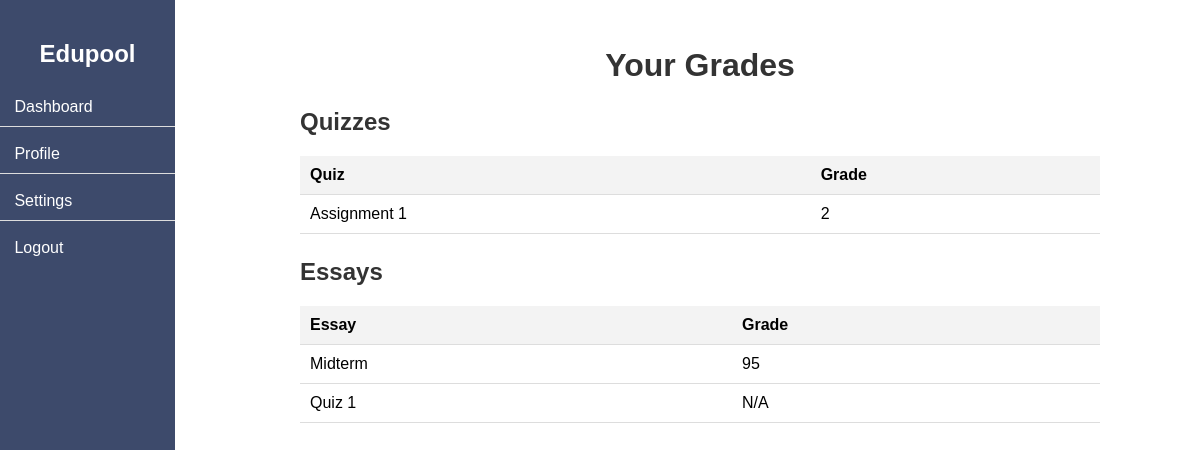
The app's page /course/1/view-grade (signed in) with its own data.
### website/models.py (models this page shows)
class Quiz(db.Model, UserMixin):
    __tablename__ = 'quizzes'
    id=db.Column(db.Integer, primary_key=True)
    quiz_name = db.Column(db.String(150))
    course_id = db.Column(db.Integer, db.ForeignKey('courses.id'))

class Essay(db.Model, UserMixin):
    __tablename__ = 'essays'
    id=db.Column(db.Integer, primary_key=True)
    essay_name = db.Column(db.String(150))
    course_id = db.Column(db.Integer, db.ForeignKey('courses.id'))

### website/views.py (the view)
@views.route('/course/<int:course_id>/view-grade',methods=['GET'])
def grade_page(course_id):
    quizzes = Quiz.query.filter_by(course_id=course_id).all()
    essays = Essay.query.filter_by(course_id=course_id).all()
    student_id = current_user.id
    quiz_grades = {}
    for quiz in quizzes:
        quiz_submissions = QuizSubmission.query.filter_by(quiz_id=quiz.id, student_id=student_id).all()
        if quiz_submissions and any(submission.given_grade is not None for submission in quiz_submissions):
            total_grade = sum(submission.given_grade for submission in quiz_submissions if submission.given_grade is not None)
        else:
            total_grade = "N/A"
        quiz_grades[quiz.id] = total_grade
    student_id = current_user.id
    essay_grades = {}
    for essay in essays:
        essay_submissions = EssaySubmission.query.filter_by(essay_id=essay.id, student_id=student_id).all()
        if essay_submissions and any(submission.given_grade is not None for submission in essay_submissions):
            total_grade = sum(submission.given_grade for submission in essay_submissions if submission.given_grade is not None)
        else:
            total_grade = "N/A"
        essay_grades[essay.id] = total_grade
    return render_template('viewGrade.html', course_id=course_id, quizzes=quizzes, essays=essays, quiz_grades=quiz_grades, essay_grades=essay_grades)

### website/__init__.py (called while the page is built)
def create_app():
    app = Flask(__name__)
    app.config['SECRET_KEY'] = 'gvfvsvf'
    app.config["SQLALCHEMY_DATABASE_URI"]= f"sqlite:///{DB_NAME}"
    db.init_app(app)
    from .views import views
    from .auth import auth
    app.register_blueprint(views, url_prefix='/')
    app.register_blueprint(auth, url_prefix='/')
    from .models import User
    create_database(app)
    login_manager = LoginManager()
    login_manager.login_view = 'auth.login'
    login_manager.init_app(app)
    @login_manager.user_loader
    def load_user(id):
        return User.query.get(int(id))
    return app

### website/templates/viewGrade.html (shortened to what this page needs)
<!DOCTYPE html>
<html lang="en">
<head>
    <link rel="stylesheet" href="{{ url_for('static', filename='css/viewGrade.css') }}">
</head>
<body>
    {% include 'sidebar.html' %}
    <div class="main-content">
        <h2>Your Grades</h2>
        <div class="container">
            <h3>Quizzes</h3>
            <table>
                <thead>
                    <tr>
                        <th>Quiz</th>
                        <th>Grade</th>
                    </tr>
                </thead>
                <tbody>
                    {% for quiz in quizzes %}
                    <tr>
                        <td>{{ quiz.quiz_name }}</td>
                        <td>{{ quiz_grades[quiz.id] }}</td>
                    </tr>
                    {% endfor %}
                </tbody>
            </table>
            <h3>Essays</h3>
            <table>
                <thead>
                    <tr>
                        <th>Essay</th>
                        <th>Grade</th>
                    </tr>
                </thead>
                <tbody>
                    {% for essay in essays %}
                    <tr>
                        <td>{{ essay.essay_name }}</td>
                        <td>{{ essay_grades[essay.id] }}</td>
                    </tr>
                    {% endfor %}
                </tbody>
            </table>
        </div>
    </div>
</body>
</html>

### website/static/css/viewGrade.css (style rules this page uses)
body { font-family: Arial, sans-serif; }
.container { max-width: 800px; margin: 20px auto; padding: 0 20px; }
table { width: 100%; border-collapse: collapse; margin-top: 20px; }
th, td { padding: 10px; border-bottom: 1px solid #f3f3f3; text-align: left; }
th { background-color: #f3f3f3; }

### website/templates/viewGrade.html (style rules this page uses)
body { font-family: Arial, sans-serif; margin: 0; padding: 0; display: flex; }
.main-content { flex-grow: 1; padding: 20px; }
h2 { font-size: 32px; color: #333; margin-bottom: 20px; text-align: center; }
.container { margin-top: 20px; }
h3 { font-size: 24px; color: #333; margin-bottom: 10px; }
table { width: 100%; border-collapse: collapse; margin-bottom: 20px; }
th, td { padding: 10px; text-align: left; border-bottom: 1px solid #ddd; }
th { background-color: #f3f3f3; }

### website/templates/sidebar.html (style rules this page uses)
.main-content { margin-left: 200px; padding: 20px; }

### records on screen
Quiz: quiz_name "Assignment 1", quiz_grades "2"
Essay: essay_name "Midterm", essay_grades "95"
Essay: essay_name "Quiz 1", essay_grades "N/A"
